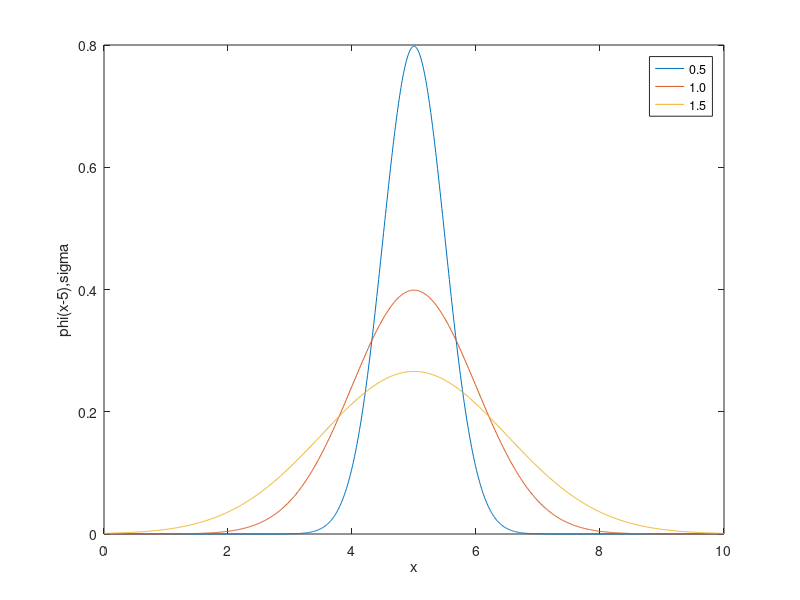

The MATLAB script that drew this image: (Note: this script raises an error after producing the figure.)
x = 0:1/100:10;
sigmas = 0.5:0.5:1.5;
mu = 5;
ys = [];
for sigma = sigmas 
    y = (1/sqrt(2*pi*sigma^2))*exp(-(x-mu).^2/(2*sigma^2));
    ys = [ys;y];
end
plot(x,ys)
xlabel('x')
ylabel('phi(x-5),sigma')
legend('0.5','1.0','1.5')
line(x,ys,'Color','red','LineStyle','- -')



 